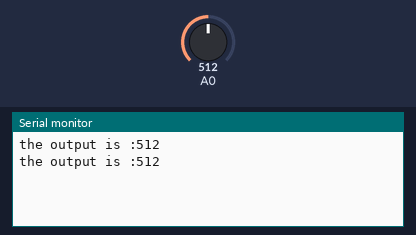
The sketch below on a simulated Arduino Uno, built with avr-gcc and run on an emulated ATmega328P. Parts: the last lines printed to the serial monitor. The inputs (shaded band) are chosen by the test bench; at power-on: A0 = 512.

Above: at 1.8 s.
1.9 s: A0 set to 716
At 2.8 s:
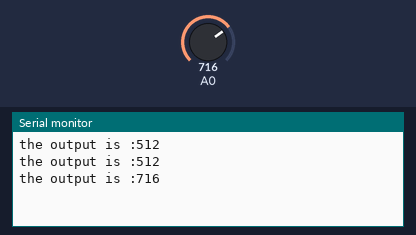
3.4 s: A0 set to 900
At 4.5 s:
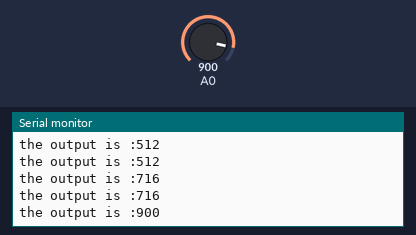
Timing chart, 0 to 6.4 s (numbered marks = the images above; inputs shaded):
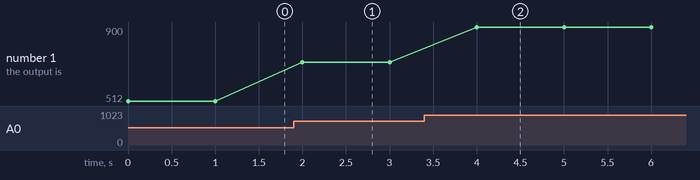

The sketch:

q2_sheet_1.ino
```cpp
int x=0;
void setup() {
  Serial.begin(9600);
}

void loop()
{
  x=analogRead(A0);
  Serial.write("the output is :");
  Serial.println(x);
  Serial.write('\n');
  delay(1000);
}
```

Measured:
- after the input at 1.9 s, the serial monitor: prints a new line after 0.10 s (image 1)
- after the input at 3.4 s, the serial monitor: prints a new line after 0.60 s (image 2)
- plotted number 1: 512 → 716 after the input at 1.9 s, 716 → 900 after the input at 3.4 s
